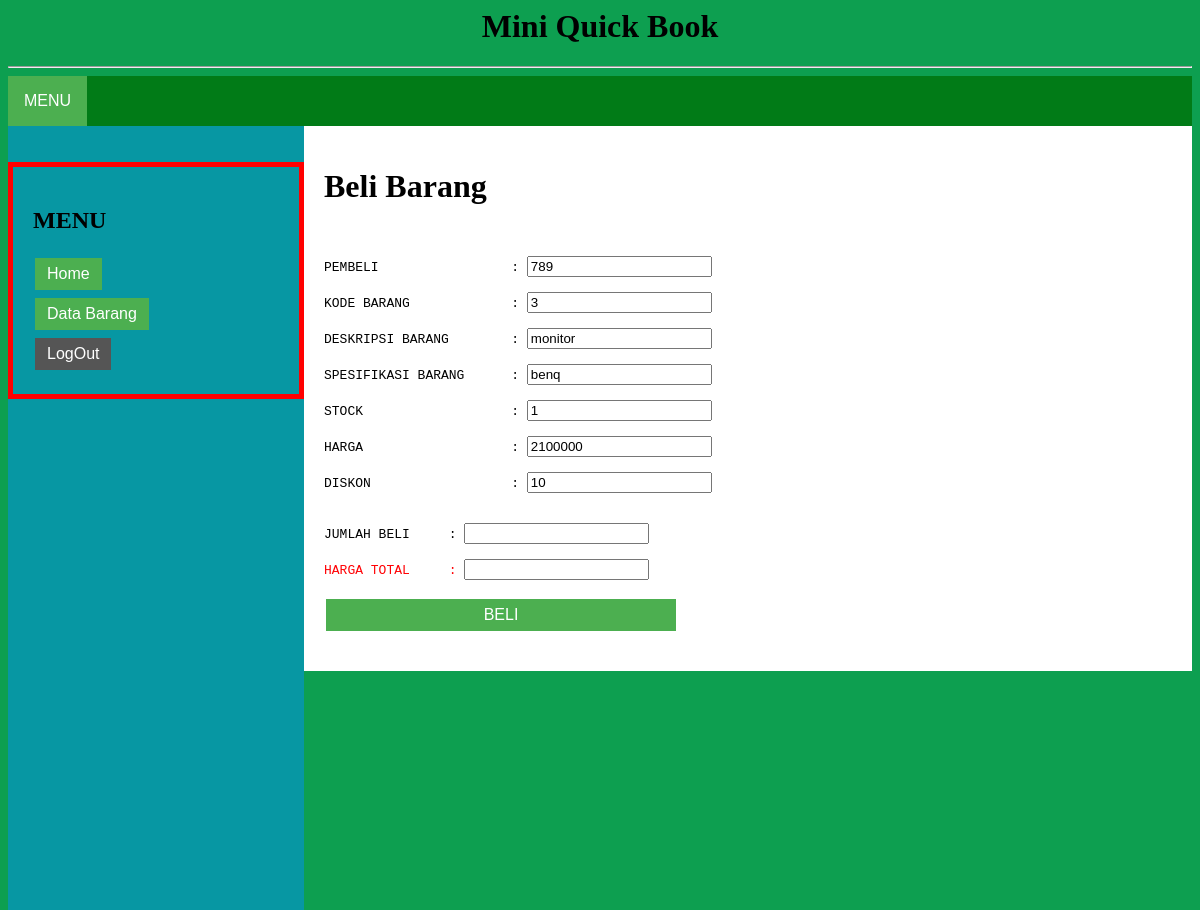
The app's page /beli_barang.php?kd_barang=3 (signed in) with its own data.
### tables this page shows
CREATE TABLE `tbl_barang` (
  `kd_barang` int(20) NOT NULL,
  `deskripsi_barang` text NOT NULL,
  `spesifikasi_barang` text NOT NULL,
  `stock` int(10) NOT NULL,
  `hrg_modal` decimal(20,0) NOT NULL,
  `hrg_jual` decimal(20,0) NOT NULL,
  `diskon` varchar(10) NOT NULL,
  `status` enum('1','0') NOT NULL DEFAULT '1'
);

### beli_barang.php (the view, shortened to what this page needs)
<?php session_start();
include('config.php');
?>
<html>
<head>
	<link rel="stylesheet" type="text/css" href="css/main.css" />
</head>
<body bgcolor="#0D9F5">
<h1><center>Mini Quick Book</center></h1><hr>
<div class="menuatas">
		<div class="dropdown">
  <button class="dropbtn">MENU</button>
</div>
	</div>
<div class="sidebar">
	<br><br>
		<div class="font">
		<?php
if(ISSET($_SESSION['member'])){ ?>
<h2>MENU</h2>
		<a href="home_2.php"><button class="button button1">Home </button></a><br>
		<a href="tampil_barang.php"><button class="button button1">Data Barang </button></a><br>
		<a href="logout.php"><button class="button button5"> LogOut </button></a>
<?php }else{?>
			<font color="#AC090C"><h3> ANDA BELUM LOGIN </h3></font>
<?php
}
?>
		</div>
	</div>
	<div class="content">
	<div class="font">
<?php if (isset($_SESSION['member'])) { ?>
<h1>Beli Barang</h1>
<?php
$kd_barang = $_GET['kd_barang'];
$query = mysqli_query($con, "select * from tbl_barang where kd_barang='$kd_barang'") or die(mysqli_error());
$data = mysqli_fetch_array($query);
?>
<form action="beli.php" method="post">
<pre>
PEMBELI 		: <input name="pembeli" value="<?php echo $_SESSION['member']; ?>"  readonly>
KODE BARANG 		: <input type="text" name="kd_barang" value="<?php echo $data['kd_barang']; ?>" readonly><br>
DESKRIPSI BARANG 	: <input type="text" name="deskripsi_barang" value="<?php echo $data['deskripsi_barang']; ?>" readonly><br>
SPESIFIKASI BARANG 	: <input type="text" name="spesifikasi_barang" value="<?php echo $data['spesifikasi_barang']; ?>" readonly><br>
STOCK 			: <input type="number" name="stock" value="<?php echo $data['stock']; ?>" readonly><br>
HARGA 	 		: <input type="text" id="no1" onKeyUp="hitung1()" name="harga_satuan" value="<?php echo $data['hrg_jual']; ?>" readonly><br>
DISKON 			: <input type="text" id="no3" value="<?php echo $data['diskon']; ?>" readonly><br>
JUMLAH BELI 	: <input type="number" id="no2" onKeyUp="hitung1()" name="jumlah" required><br>
<font color="#FF0004">HARGA TOTAL 	: </font><input type="text" id="no4" name="harga_total" readonly><br>
<button type="submit" style="width: 350" name="submit" class="button button1">BELI</button>
</pre>
</form>
<?php }
		else { ?>
			<h1><center>Anda Belum Login... <a href="home.php"><button class="button button1">HOME/LOGIN</button></a>
</center></h1>
		<?php }  ?>
		</div>
	</div>
</body>
</html>

### css/main.css (style rules this page uses)
.menuatas { width: 100%; height: 50px; background: #017B17; float: left; }
.button { background-color: #4CAF50; border: none; color: white; padding: 5px 10px; text-align: center; text-decoration: none; display: inline-block; font-size: 16px; margin: 4px 2px; -webkit-transition-duration: 0.8s; transition-duration: 0.8s; cursor: pointer; }
.button1 { background-color: #4CAF50; color: white; border: 2px solid #4CAF50; }
.button5 { background-color: #555555; color: white; border: 2px solid #555555; }
.dropbtn { background-color: #4CAF50; color: white; padding: 16px; font-size: 16px; border: none; cursor: pointer; }
.dropdown { position: relative; display: inline-block; }
.sidebar { background: #0797A3; float: left; width: 25%; height: 100%; }
.sidebar .font { padding: 20px; border: 5px solid red; }
.content { background: white; float: left; align-content: center; width: 75%; height: auto; }
.content .font { padding: 20px; }

### records on screen
tbl_barang: kd_barang "3", deskripsi_barang "monitor", spesifikasi_barang "benq", stock "1", harga_satuan "2100000", diskon "10"
